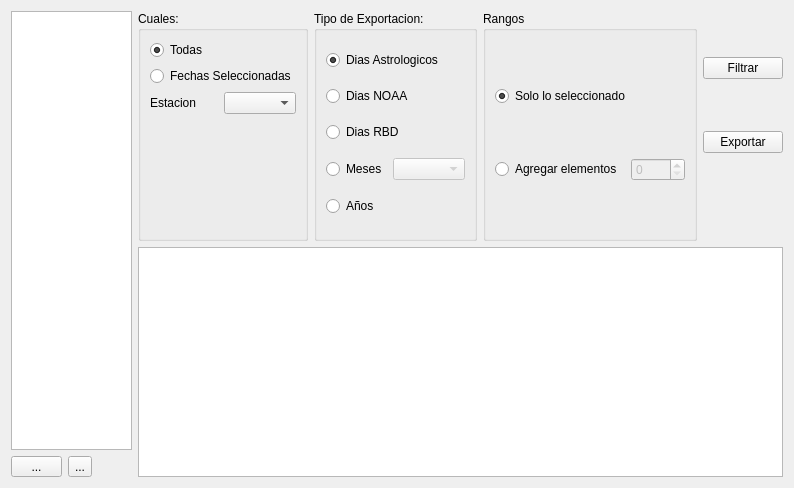
<?xml version="1.0" encoding="UTF-8"?>
<ui version="4.0">
 <class>excelExportWidget</class>
 <widget class="QWidget" name="excelExportWidget">
  <property name="geometry">
   <rect>
    <x>0</x>
    <y>0</y>
    <width>794</width>
    <height>488</height>
   </rect>
  </property>
  <property name="windowTitle">
   <string>Form</string>
  </property>
  <layout class="QHBoxLayout" name="horizontalLayout_4">
   <item>
    <layout class="QVBoxLayout" name="verticalLayout">
     <property name="bottomMargin">
      <number>0</number>
     </property>
     <item>
      <widget class="QListWidget" name="listWidget">
       <property name="sizePolicy">
        <sizepolicy hsizetype="Maximum" vsizetype="Expanding">
         <horstretch>0</horstretch>
         <verstretch>0</verstretch>
        </sizepolicy>
       </property>
       <property name="editTriggers">
        <set>QAbstractItemView::NoEditTriggers</set>
       </property>
       <property name="selectionMode">
        <enum>QAbstractItemView::ExtendedSelection</enum>
       </property>
      </widget>
     </item>
     <item>
      <layout class="QHBoxLayout" name="horizontalLayout">
       <item>
        <widget class="QToolButton" name="addButton">
         <property name="sizePolicy">
          <sizepolicy hsizetype="Minimum" vsizetype="Fixed">
           <horstretch>0</horstretch>
           <verstretch>0</verstretch>
          </sizepolicy>
         </property>
         <property name="text">
          <string>...</string>
         </property>
         <property name="icon">
          <iconset resource="resource.qrc">
           <normaloff>:/icons/icons/edit-add.png</normaloff>:/icons/icons/edit-add.png</iconset>
         </property>
        </widget>
       </item>
       <item>
        <widget class="QToolButton" name="delButton">
         <property name="text">
          <string>...</string>
         </property>
         <property name="icon">
          <iconset resource="resource.qrc">
           <normaloff>:/icons/icons/edit-remove-3.png</normaloff>:/icons/icons/edit-remove-3.png</iconset>
         </property>
        </widget>
       </item>
       <item>
        <spacer name="horizontalSpacer">
         <property name="orientation">
          <enum>Qt::Horizontal</enum>
         </property>
         <property name="sizeType">
          <enum>QSizePolicy::Maximum</enum>
         </property>
         <property name="sizeHint" stdset="0">
          <size>
           <width>40</width>
           <height>20</height>
          </size>
         </property>
        </spacer>
       </item>
      </layout>
     </item>
    </layout>
   </item>
   <item>
    <layout class="QVBoxLayout" name="verticalLayout_6">
     <property name="bottomMargin">
      <number>0</number>
     </property>
     <item>
      <layout class="QHBoxLayout" name="horizontalLayout_2">
       <property name="rightMargin">
        <number>0</number>
       </property>
       <item>
        <widget class="QGroupBox" name="groupBox">
         <property name="title">
          <string>Cuales:</string>
         </property>
         <property name="checkable">
          <bool>false</bool>
         </property>
         <layout class="QVBoxLayout" name="verticalLayout_3">
          <item>
           <widget class="QRadioButton" name="allRadio">
            <property name="text">
             <string>Todas</string>
            </property>
            <property name="checked">
             <bool>true</bool>
            </property>
           </widget>
          </item>
          <item>
           <widget class="QRadioButton" name="selectedRadio">
            <property name="text">
             <string>Fechas Seleccionadas</string>
            </property>
            <property name="checked">
             <bool>false</bool>
            </property>
           </widget>
          </item>
          <item>
           <layout class="QHBoxLayout" name="horizontalLayout_6">
            <item>
             <widget class="QLabel" name="label">
              <property name="text">
               <string>Estacion</string>
              </property>
             </widget>
            </item>
            <item>
             <widget class="QComboBox" name="cboEstacion"/>
            </item>
           </layout>
          </item>
          <item>
           <spacer name="verticalSpacer_2">
            <property name="orientation">
             <enum>Qt::Vertical</enum>
            </property>
            <property name="sizeHint" stdset="0">
             <size>
              <width>20</width>
              <height>40</height>
             </size>
            </property>
           </spacer>
          </item>
         </layout>
        </widget>
       </item>
       <item>
        <widget class="QGroupBox" name="groupBox_2">
         <property name="title">
          <string>Tipo de Exportacion:</string>
         </property>
         <layout class="QVBoxLayout" name="verticalLayout_4">
          <item>
           <widget class="QRadioButton" name="astralRadio">
            <property name="text">
             <string>Dias Astrologicos</string>
            </property>
            <property name="checked">
             <bool>true</bool>
            </property>
           </widget>
          </item>
          <item>
           <widget class="QRadioButton" name="noaaRadio">
            <property name="text">
             <string>Dias NOAA</string>
            </property>
           </widget>
          </item>
          <item>
           <widget class="QRadioButton" name="rbdButton">
            <property name="text">
             <string>Dias RBD</string>
            </property>
           </widget>
          </item>
          <item>
           <layout class="QHBoxLayout" name="horizontalLayout_5">
            <property name="bottomMargin">
             <number>0</number>
            </property>
            <item>
             <widget class="QRadioButton" name="monthRadio">
              <property name="text">
               <string>Meses</string>
              </property>
             </widget>
            </item>
            <item>
             <widget class="QComboBox" name="typeComboBox">
              <property name="enabled">
               <bool>false</bool>
              </property>
             </widget>
            </item>
           </layout>
          </item>
          <item>
           <widget class="QRadioButton" name="annoButton">
            <property name="text">
             <string>Años</string>
            </property>
           </widget>
          </item>
         </layout>
        </widget>
       </item>
       <item>
        <widget class="QGroupBox" name="groupBox_3">
         <property name="title">
          <string>Rangos</string>
         </property>
         <layout class="QVBoxLayout" name="verticalLayout_5">
          <item>
           <widget class="QRadioButton" name="onlyRadio">
            <property name="text">
             <string>Solo lo seleccionado</string>
            </property>
            <property name="checked">
             <bool>true</bool>
            </property>
           </widget>
          </item>
          <item>
           <layout class="QHBoxLayout" name="horizontalLayout_3">
            <property name="bottomMargin">
             <number>0</number>
            </property>
            <item>
             <widget class="QRadioButton" name="radioButton_2">
              <property name="text">
               <string>Agregar elementos </string>
              </property>
             </widget>
            </item>
            <item>
             <widget class="QSpinBox" name="spinBox">
              <property name="enabled">
               <bool>false</bool>
              </property>
              <property name="sizePolicy">
               <sizepolicy hsizetype="Maximum" vsizetype="Fixed">
                <horstretch>0</horstretch>
                <verstretch>0</verstretch>
               </sizepolicy>
              </property>
              <property name="maximum">
               <number>9999</number>
              </property>
             </widget>
            </item>
           </layout>
          </item>
         </layout>
        </widget>
       </item>
       <item>
        <layout class="QVBoxLayout" name="verticalLayout_2">
         <property name="bottomMargin">
          <number>0</number>
         </property>
         <item>
          <widget class="QPushButton" name="filterButton">
           <property name="sizePolicy">
            <sizepolicy hsizetype="Maximum" vsizetype="Fixed">
             <horstretch>0</horstretch>
             <verstretch>0</verstretch>
            </sizepolicy>
           </property>
           <property name="text">
            <string>Filtrar</string>
           </property>
           <property name="icon">
            <iconset resource="resource.qrc">
             <normaloff>:/icons/icons/system-search-4.png</normaloff>:/icons/icons/system-search-4.png</iconset>
           </property>
          </widget>
         </item>
         <item>
          <widget class="QPushButton" name="exportButton">
           <property name="sizePolicy">
            <sizepolicy hsizetype="Maximum" vsizetype="Fixed">
             <horstretch>0</horstretch>
             <verstretch>0</verstretch>
            </sizepolicy>
           </property>
           <property name="text">
            <string>Exportar</string>
           </property>
          </widget>
         </item>
         <item>
          <spacer name="verticalSpacer">
           <property name="orientation">
            <enum>Qt::Vertical</enum>
           </property>
           <property name="sizeType">
            <enum>QSizePolicy::Maximum</enum>
           </property>
           <property name="sizeHint" stdset="0">
            <size>
             <width>20</width>
             <height>40</height>
            </size>
           </property>
          </spacer>
         </item>
        </layout>
       </item>
      </layout>
     </item>
     <item>
      <widget class="QTableWidget" name="tableWidget">
       <property name="editTriggers">
        <set>QAbstractItemView::NoEditTriggers</set>
       </property>
      </widget>
     </item>
    </layout>
   </item>
  </layout>
 </widget>
 <resources>
  <include location="resource.qrc"/>
 </resources>
 <connections>
  <connection>
   <sender>radioButton_2</sender>
   <signal>toggled(bool)</signal>
   <receiver>spinBox</receiver>
   <slot>setEnabled(bool)</slot>
   <hints>
    <hint type="sourcelabel">
     <x>547</x>
     <y>87</y>
    </hint>
    <hint type="destinationlabel">
     <x>595</x>
     <y>88</y>
    </hint>
   </hints>
  </connection>
  <connection>
   <sender>monthRadio</sender>
   <signal>toggled(bool)</signal>
   <receiver>typeComboBox</receiver>
   <slot>setEnabled(bool)</slot>
   <hints>
    <hint type="sourcelabel">
     <x>313</x>
     <y>88</y>
    </hint>
    <hint type="destinationlabel">
     <x>376</x>
     <y>95</y>
    </hint>
   </hints>
  </connection>
 </connections>
</ui>
